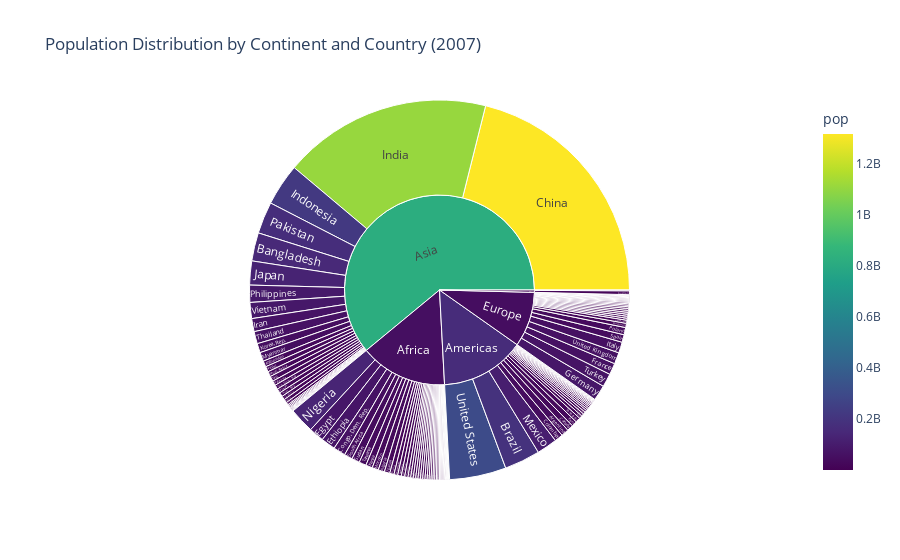

Source (notebook cell):
### Code cell
import plotly.express as px

# Load the gapminder dataset
from plotly.data import gapminder

df = gapminder()

# Filter the data for the year 2007
filtered_df = df[df['year'] == 2007]

# Create the Sunburst Plot
fig = px.sunburst(
    data_frame=filtered_df,
    path=['continent', 'country'],  # Hierarchy of levels
    values='pop',  # Values represented by the area
    title="Population Distribution by Continent and Country (2007)",
    color='pop',
    color_continuous_scale='Viridis',
    hover_data=['lifeExp', 'gdpPercap']  # Additional information to display on hover
)

# Display the plot
fig.show()

# Save the plot as an HTML file and a PNG image
# fig.write_html('sunburst_population_plot.html')
# fig.write_image('sunburst_population_plot.png')

### Figure 1 — Plotly figure (JSON) as saved in the notebook; plotly's stock layout.template omitted (floating-point values rounded to 4 significant figures; data arrays with more than 128 entries replaced by an {"elided": "..."} marker saying what was removed)
{"data": [{"branchvalues": "total", "customdata": {"elided": "147x3 mixed values"}, "domain": {"x": [0, 1], "y": [0, 1]}, "hovertemplate": "labels=%{label}<br>pop_sum=%{value}<br>parent=%{parent}<br>id=%{id}<br>lifeExp=%{customdata[0]}<br>gdpPercap=%{customdata[1]}<br>pop=%{color}<extra></extra>", "ids": {"elided": "147 str values"}, "labels": {"elided": "147 str values"}, "marker": {"coloraxis": "coloraxis", "colors": {"elided": "147 float values"}}, "name": "", "parents": {"elided": "147 str values"}, "type": "sunburst", "values": {"elided": "147 int values"}}], "layout": {"coloraxis": {"colorbar": {"title": {"text": "pop"}}, "colorscale": [[0, "#440154"], [0.1111, "#482878"], [0.2222, "#3e4989"], [0.3333, "#31688e"], [0.4444, "#26828e"], [0.5556, "#1f9e89"], [0.6667, "#35b779"], [0.7778, "#6ece58"], [0.8889, "#b5de2b"], [1, "#fde725"]]}, "legend": {"tracegroupgap": 0}, "title": {"text": "Population Distribution by Continent and Country (2007)"}}}
